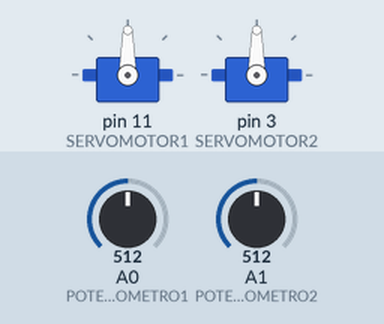
Bench run of a sketch on a simulated Arduino Uno, built with avr-gcc and run on an emulated ATmega328P. Shown: 2 × servo. The inputs (shaded band) are chosen by the test bench; at power-on: A0 (POTENCIOMETRO1) = 512, A1 (POTENCIOMETRO2) = 512.

Above: at 1.2 s.
1.3 s: A0 (POTENCIOMETRO1) set to 716
At 2.1 s:
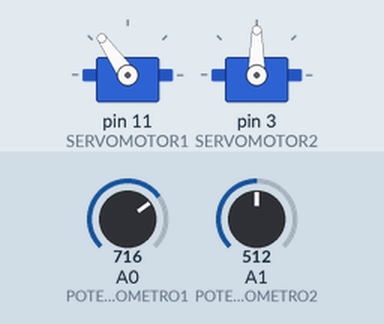
2.8 s: A1 (POTENCIOMETRO2) set to 716
At 4.0 s:
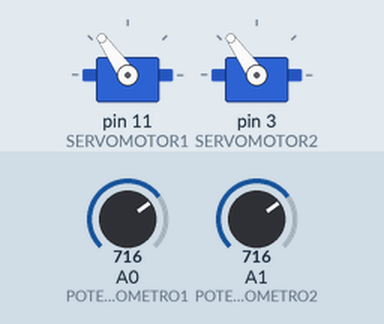
4.3 s: A0 (POTENCIOMETRO1) set to 900
At 4.7 s:
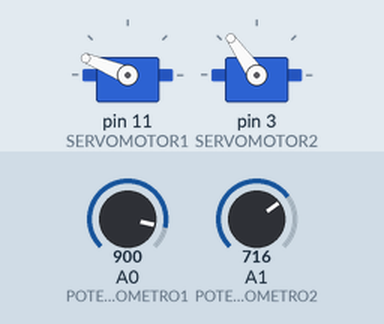
5.8 s: A1 (POTENCIOMETRO2) set to 900
At 6.8 s:
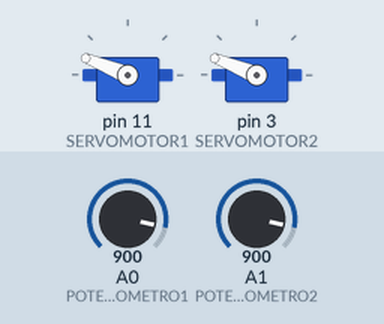
7.3 s: A0 (POTENCIOMETRO1) set to 1023
At 7.7 s:
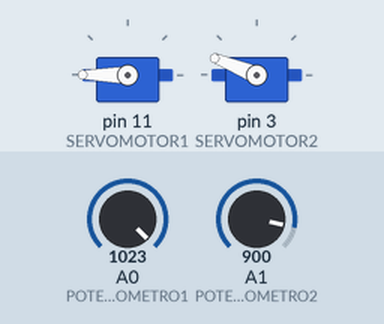
8.8 s: A1 (POTENCIOMETRO2) set to 1023
At 9.8 s:
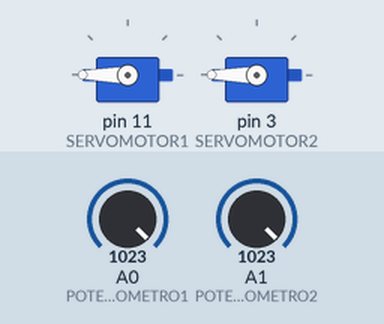
Timing chart, 0 to 11.3 s (numbered marks = the images above; inputs shaded):
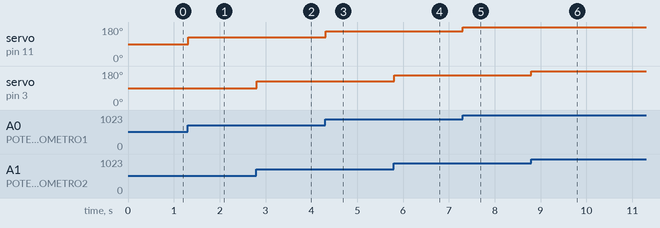

Measured:
- after the input at 1.3 s, servo on pin 11 (SERVOMOTOR1): 90° → 125° at once
- after the input at 2.8 s, servo on pin 3 (SERVOMOTOR2): 90° → 125° at once
- after the input at 4.3 s, servo on pin 11 (SERVOMOTOR1): 125° → 158° at once
- after the input at 5.8 s, servo on pin 3 (SERVOMOTOR2): 125° → 158° at once
- after the input at 7.3 s, servo on pin 11 (SERVOMOTOR1): 158° → 180° at once
- after the input at 8.8 s, servo on pin 3 (SERVOMOTOR2): 158° → 180° at once

The sketch:

Servos_Com_Potenci_metro.ino
```cpp
#include <Servo.h>

// Portas Potenciômetro
#define POTENCIOMETRO1 0
#define POTENCIOMETRO2 1

// Portas ServoMotor
#define SERVOMOTOR1 11
#define SERVOMOTOR2 3

// Criando objetos dos Servos
Servo servoMotor1;
Servo servoMotor2;

int valorPot1;
int valorPot2;

void setup()
{
  	// Utilizando attach para atrelar o objeto a uma porta pwm
	servoMotor1.attach(SERVOMOTOR1);
	servoMotor2.attach(SERVOMOTOR2);
}

void loop()
{
  	// Faz leitura do valor do primeiro potenciômetro
	valorPot1 = analogRead(POTENCIOMETRO1);

    // Remapeando valor analógico para um valor entre 0 e 180 que vai representar o ângulo do movimento.

	valorPot1 = map(valorPot1, 0, 1023, 0, 180);

  	// Faz leitura do valor do segundo potenciômetro
	valorPot2 = analogRead(POTENCIOMETRO2);
	valorPot2 = map(valorPot2, 0, 1023, 0, 180);

  	// Escreve o valor em ângulos no objeto do servo
  	servoMotor1.write(valorPot1);
	servoMotor2.write(valorPot2);

  	delay(20);
}
```
